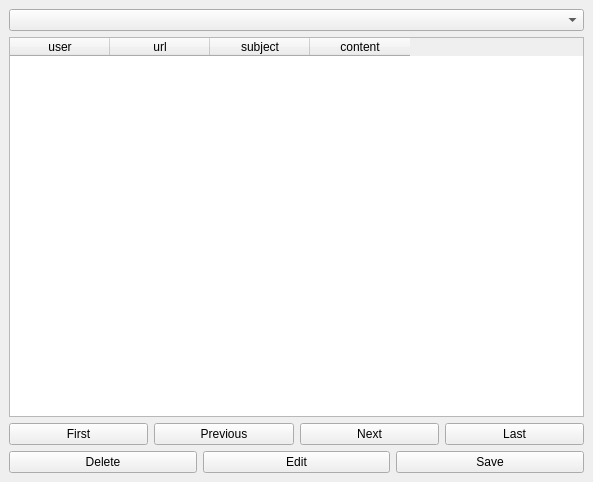
<?xml version="1.0" encoding="UTF-8"?>
<ui version="4.0">
 <class>MainWindow</class>
 <widget class="QMainWindow" name="MainWindow">
  <property name="geometry">
   <rect>
    <x>0</x>
    <y>0</y>
    <width>593</width>
    <height>482</height>
   </rect>
  </property>
  <property name="windowTitle">
   <string>MainWindow</string>
  </property>
  <widget class="QWidget" name="centralwidget">
   <layout class="QVBoxLayout" name="verticalLayout">
    <item>
     <widget class="QComboBox" name="comboBox"/>
    </item>
    <item>
     <widget class="QTableWidget" name="tableWidget">
      <column>
       <property name="text">
        <string>user</string>
       </property>
      </column>
      <column>
       <property name="text">
        <string>url</string>
       </property>
      </column>
      <column>
       <property name="text">
        <string>subject</string>
       </property>
      </column>
      <column>
       <property name="text">
        <string>content</string>
       </property>
      </column>
     </widget>
    </item>
    <item>
     <layout class="QHBoxLayout" name="horizontalLayout">
      <item>
       <widget class="QPushButton" name="pushButton_2">
        <property name="text">
         <string>First</string>
        </property>
        <property name="icon">
         <iconset theme="media-skip-backward">
          <normaloff>../../../../../../</normaloff>../../../../../../</iconset>
        </property>
       </widget>
      </item>
      <item>
       <widget class="QPushButton" name="pushButton">
        <property name="text">
         <string>Previous</string>
        </property>
        <property name="icon">
         <iconset theme="previous">
          <normaloff>../../../../../../</normaloff>../../../../../../</iconset>
        </property>
       </widget>
      </item>
      <item>
       <widget class="QPushButton" name="pushButton_3">
        <property name="text">
         <string>Next</string>
        </property>
        <property name="icon">
         <iconset theme="next">
          <normaloff>../../../../../../</normaloff>../../../../../../</iconset>
        </property>
       </widget>
      </item>
      <item>
       <widget class="QPushButton" name="pushButton_4">
        <property name="text">
         <string>Last</string>
        </property>
        <property name="icon">
         <iconset theme="media-skip-forward">
          <normaloff>../../../../../../</normaloff>../../../../../../</iconset>
        </property>
       </widget>
      </item>
     </layout>
    </item>
    <item>
     <layout class="QHBoxLayout" name="horizontalLayout_2">
      <item>
       <widget class="QPushButton" name="pushButton_5">
        <property name="text">
         <string>Delete</string>
        </property>
        <property name="icon">
         <iconset theme="delete">
          <normaloff>../../../../../../</normaloff>../../../../../../</iconset>
        </property>
       </widget>
      </item>
      <item>
       <widget class="QPushButton" name="pushButton_6">
        <property name="text">
         <string>Edit</string>
        </property>
        <property name="icon">
         <iconset theme="edit">
          <normaloff>../../../../../../</normaloff>../../../../../../</iconset>
        </property>
       </widget>
      </item>
      <item>
       <widget class="QPushButton" name="pushButton_8">
        <property name="text">
         <string>Save</string>
        </property>
        <property name="icon">
         <iconset theme="document-save">
          <normaloff>../../../../../../</normaloff>../../../../../../</iconset>
        </property>
       </widget>
      </item>
     </layout>
    </item>
   </layout>
  </widget>
 </widget>
 <resources/>
 <connections/>
</ui>
